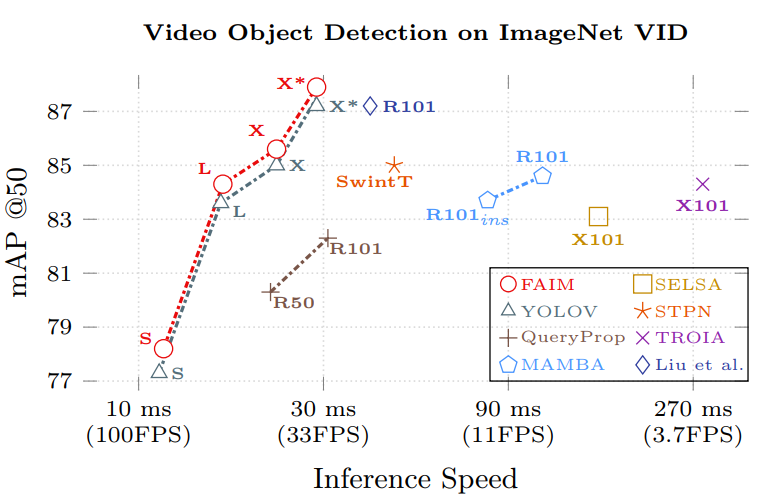
#> input picture assets/sota_comparison.png, 763 x 498 px
$ python -i data_augment.py   (imports and definitions only)   (Python 2 division)
#> lines starting #> are read from the running program, lines starting #| are printed output that depends on the picture
#!/usr/bin/env python3
# -*- coding:utf-8 -*-
# Copyright (c) Megvii, Inc. and its affiliates.
"""
Data augmentation functionality. Passed as callable transformations to
Dataset classes.

The data augmentation procedures were interpreted from @weiliu89's SSD paper
http://arxiv.org/abs/1512.02325
"""

import math
import random

import cv2
import numpy as np

from yolox.utils import xyxy2cxcywh


# [129 lines left out: functions augment_hsv, get_aug_params, box_candidates, random_perspective, not called in this run]

def random_perspective_mask(
    img,
    targets=(),
    mask=[],
    degrees=10,
    translate=0.1,
    scale=0.1,
    shear=10,
    perspective=0.0,
    border=(0, 0),
):
    # targets = [cls, xyxy]
    # Calculate new image dimensions with borders
    height = img.shape[0] + border[0] * 2  # shape(h,w,c)
    width = img.shape[1] + border[1] * 2

    # Create centering matrix to move the origin of the image to the center
    C = np.eye(3)
    C[0, 2] = -img.shape[1] / 2  # x translation (pixels)
    C[1, 2] = -img.shape[0] / 2  # y translation (pixels)

    # Create rotation and scale matrix
    R = np.eye(3)
    a = random.uniform(-degrees, degrees)
    # a += random.choice([-180, -90, 0, 90])  # add 90deg rotations to small rotations
    s = random.uniform(scale[0], scale[1])
    # s = 2 ** random.uniform(-scale, scale)
    R[:2] = cv2.getRotationMatrix2D(angle=a, center=(0, 0), scale=s)

    # Create shear matrix
    S = np.eye(3)
    S[0, 1] = math.tan(random.uniform(-shear, shear) * math.pi / 180)  # x shear (deg)
    S[1, 0] = math.tan(random.uniform(-shear, shear) * math.pi / 180)  # y shear (deg)

    # Create translation matrix
    T = np.eye(3)
    T[0, 2] = (
        random.uniform(0.5 - translate, 0.5 + translate) * width
    )  # x translation (pixels)
    T[1, 2] = (
        random.uniform(0.5 - translate, 0.5 + translate) * height
    )  # y translation (pixels)

    # Combined rotation matrix
    M = T @ S @ R @ C  # order of operations (right to left) is IMPORTANT

    ###########################
    # For Aug out of Mosaic
    # s = 1.
    # M = np.eye(3)
    ###########################

    # If borders are added, or image should be transformed, apply transformation
    if (border[0] != 0) or (border[1] != 0) or (M != np.eye(3)).any():  # image changed
        if perspective:
            # If perspective is applied, use warpPerspective transformation
            img = cv2.warpPerspective(
                img, M, dsize=(width, height), borderValue=(114, 114, 114)
            )
            mask = np.array([cv2.warpPerspective(ma, M, dsize=(width, height), borderValue=(0)) for ma in mask])
        else:
            # If perspective is not applied, use warpAffine transformation
            img = cv2.warpAffine(
                img, M[:2], dsize=(width, height), borderValue=(114, 114, 114)
            )
            mask = np.array([cv2.warpAffine(ma, M[:2], dsize=(width, height), borderValue=(0)) for ma in mask])


    # Transform label coordinates
    n = len(targets)
    if n:
        # warp points
        xy = np.ones((n * 4, 3))
        xy[:, :2] = targets[:, [0, 1, 2, 3, 0, 3, 2, 1]].reshape(
            n * 4, 2
        )  # x1y1, x2y2, x1y2, x2y1
        xy = xy @ M.T  # transform
        if perspective:
            # Rescale for perspective transformation
            xy = (xy[:, :2] / xy[:, 2:3]).reshape(n, 8)  # rescale
        else:  # affine
            # Just reshape for affine transformation
            xy = xy[:, :2].reshape(n, 8)

        # create new boxes
        # Clip boxes to new image dimensions
        x = xy[:, [0, 2, 4, 6]]
        y = xy[:, [1, 3, 5, 7]]
        xy = np.concatenate((x.min(1), y.min(1), x.max(1), y.max(1))).reshape(4, n).T

        # clip boxes
        xy[:, [0, 2]] = xy[:, [0, 2]].clip(0, width)
        xy[:, [1, 3]] = xy[:, [1, 3]].clip(0, height)

        # filter candidates
        i = box_candidates(box1=targets[:, :4].T * s, box2=xy.T)
        targets = targets[i]
        targets[:, :4] = xy[i]

    return img, targets, mask
# [237 lines left out: functions get_affine_matrix, apply_affine_to_bboxes, random_affine, _mirror, _mirror_sam, _mirrorIns and 3 more, not called in this run]


class TrainTransform:
    # [51 lines left out: functions __init__, __call__, not called in this run]

class TrainTransformWithSAM:
    '''
        Copy class of TrainTransform
        - Adding mask processing
        -forward pass modified alot by adding masks
        - Also calling preproc_sam instead of preproc()
    '''
    # [56 lines left out: functions __init__, __call__, not called in this run]
class TrainTransformIns:
    '''
        Copy class of TrainTransform
        - We modify mask when the corresponding bbox objects need to be modified.
        - Adding mask processing
        -forward pass modified alot by adding masks
        - More similar to orignal TrainTransform
    '''
    # [58 lines left out: functions __init__, __call__, not called in this run]


class ValTransform:
    """
    Defines the transformations that should be applied to test PIL image
    for input into the network

    dimension -> tensorize -> color adj

    Arguments:
        resize (int): input dimension to SSD
        rgb_means ((int,int,int)): average RGB of the dataset
            (104,117,123)
        swap ((int,int,int)): final order of channels

    Returns:
        transform (transform) : callable transform to be applied to test/val
        data
    """

    def __init__(self, swap=(2, 0, 1), legacy=False):
        self.swap = swap
        self.legacy = legacy

    # assume input is cv2 img for now
    # [8 lines left out: function __call__, not called in this run]

class Vid_Val_Transform:
    """
    Defines the transformations that should be applied to test PIL image
    for input into the network

    dimension -> tensorize -> color adj

    Arguments:
        resize (int): input dimension to SSD
        rgb_means ((int,int,int)): average RGB of the dataset
            (104,117,123)
        swap ((int,int,int)): final order of channels

    Returns:
        transform (transform) : callable transform to be applied to test/val
        data
    """

    def __init__(self, swap=(2, 0, 1), legacy=False):
        self.swap = swap
        self.legacy = legacy

    # assume input is cv2 img for now
    # [13 lines left out: function __call__, not called in this run]

>>> import cv2
>>> picture = cv2.imread('../../assets/sota_comparison.png', cv2.IMREAD_GRAYSCALE)
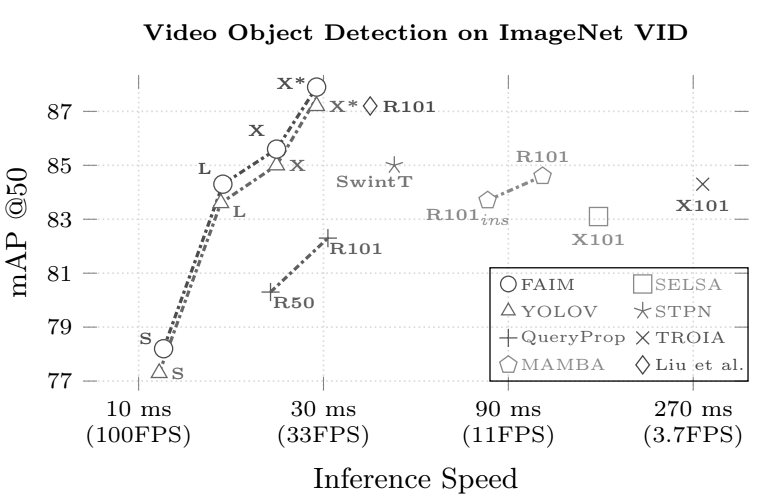
#> picture: shape (498, 763); min 0, max 255, mean 246.8
>>> result = random_perspective_mask(picture)
#> (the run stopped early here; a loop or call above may not have finished)
